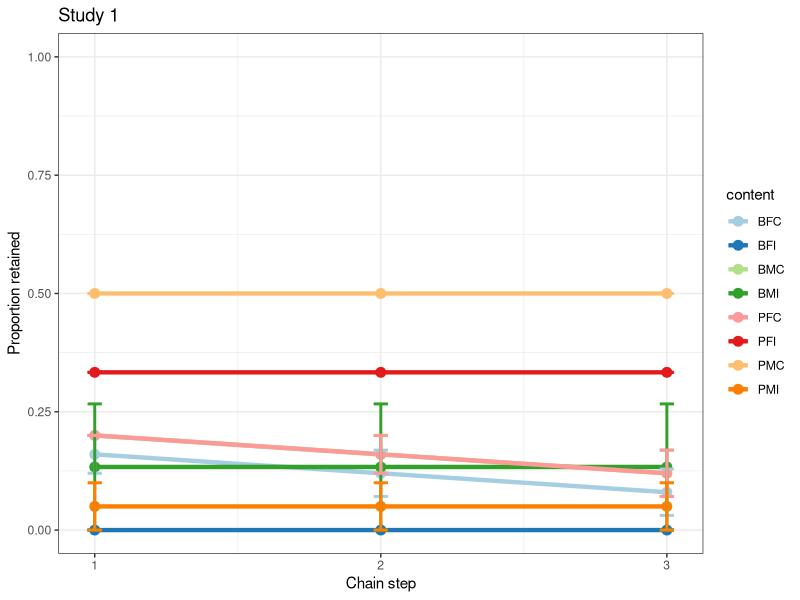
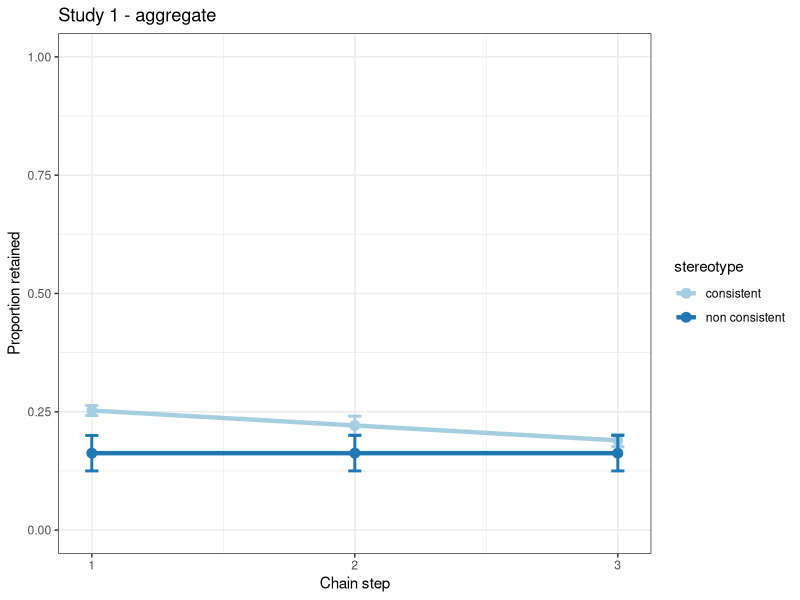
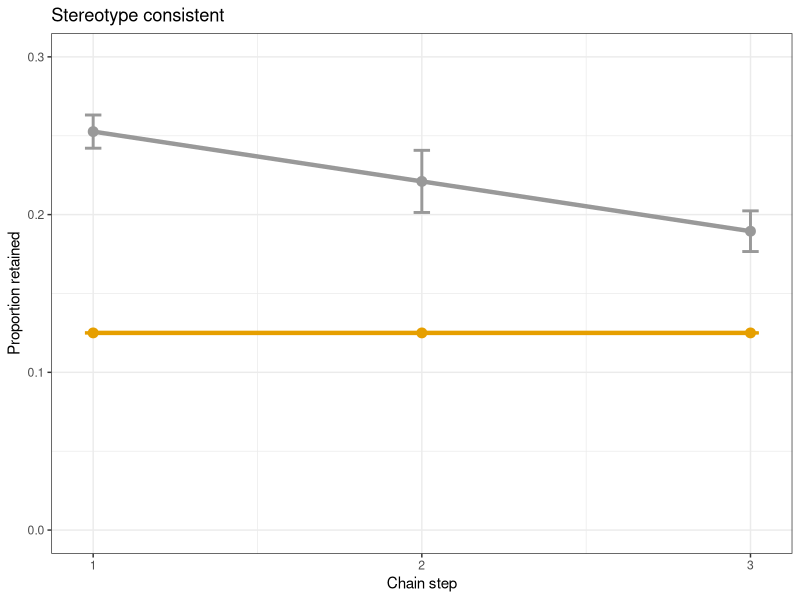
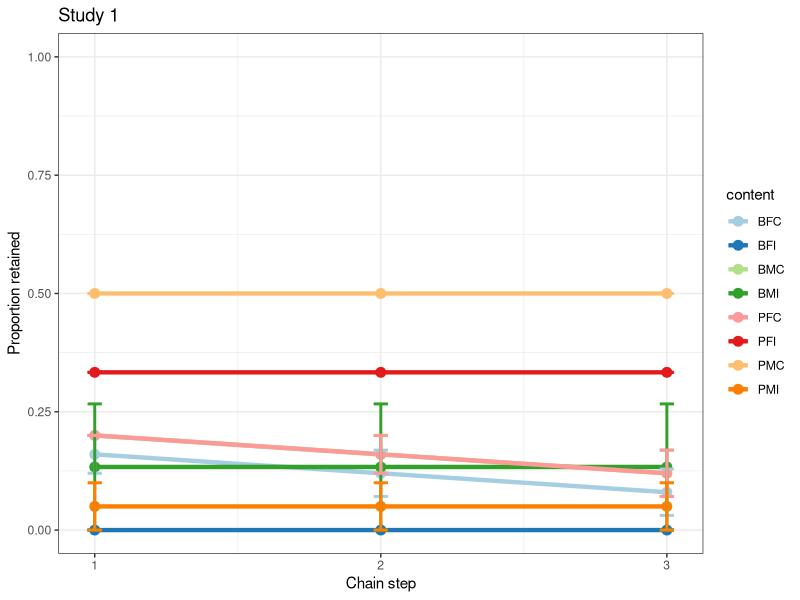
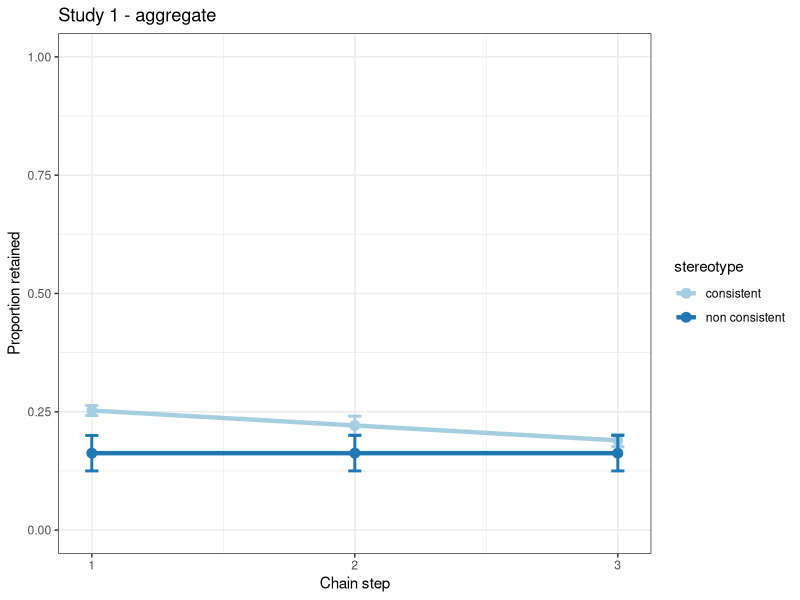
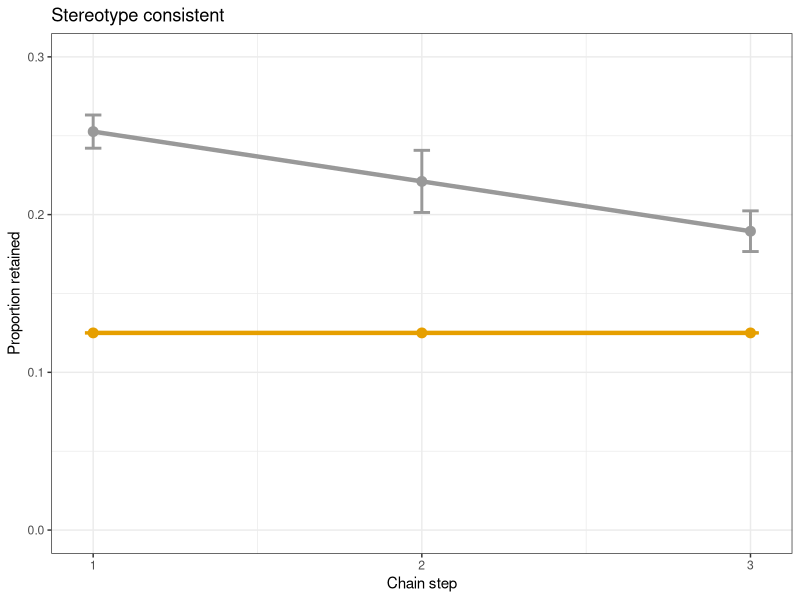

The R source for these figures, in order:
library(tidyverse)
library(lme4) 
library(lmerTest) 
library(RColorBrewer) # with colour-blind-friendly palettes


# # prepare the coding document:
# n_content <- 8
# n_chains <- 5
# n_steps <- 3
# sim_data <- tibble(chain_step = factor(rep(1:n_steps, each = n_chains * n_content)),
#                   chain_id = factor(rep(rep(1:n_chains, each = n_content), n_steps)),
#                   content = rep(c("BMC", "BFC", "PMC", "PFC", "BMI", "PFI", "BFI", "PMI"), n_chains * n_steps),
#                   count =  NA)
# 
# # re-order using chain_id so it is easy to code:
# sim_data <- arrange(sim_data, chain_id)
# 
# # export and code:
# write_csv(sim_data, "study1.csv")

# process output:
sim_data <- read_csv("study1.csv")

# find proportions:

sim_data <- sim_data %>%
  mutate(totals = case_when (content == "BMC" ~ 5, 
                            content == "BFC" ~ 5,
                            content == "PMC" ~ 4, 
                            content == "PFC" ~ 5,
                            content == "BMI" ~ 3,
                            content == "PFI" ~ 6,
                            content == "BFI" ~ 3,
                            content == "PMI" ~ 4)) %>%
  mutate(proportion = count / totals)
                         


# example plot (chains are averaged, content is separated):
sim_data %>%
  ggplot(aes(x=chain_step, y = proportion, colour = content)) +
  stat_summary(fun = mean, geom = "line", size = 1.5, aes(group = content, colour = content)) +
  stat_summary(fun = mean, geom = "point", size = 3) + 
  stat_summary(fun.data = mean_se, geom = "errorbar", width = 0.05, size = 1) + 
  ylim(0,1) +
  scale_color_brewer(palette = "Paired") +
  theme_bw() +
  labs(x = "Chain step", y = "Proportion retained") +
  scale_x_continuous(breaks = c(1,2,3)) +
  labs(title = "Study 1")
ggsave("study1_all_content.pdf", height = 5, width = 6)
  
# group content together
# "PMC", "PFC", "BMC", "BFC" consistent
# group content
data_content_aggr <- sim_data %>%
  add_column(sterotype = NA) %>%
  mutate(stereotype = if_else(content == "PMC" | content == "PFC" | content == "BMC" | content == "BFC", 
                             "consistent", "non consistent")) %>%
  group_by(chain_id, chain_step, stereotype) %>%
  summarise(count = sum(count)) %>%
  add_column(totals = rep(c(19,16), 15)) %>% # I am adding it manually
  mutate(proportion = count / totals)

print(data_content_aggr)

data_content_aggr %>%
  ggplot(aes(x=chain_step, y = proportion, colour = stereotype)) +
  stat_summary(fun = mean, geom = "line", size = 1.5, aes(group = stereotype, colour = stereotype)) +
  stat_summary(fun = mean, geom = "point", size = 3) + 
  stat_summary(fun.data = mean_se, geom = "errorbar", width = 0.05, size = 1) + 
  ylim(0,1) +
  scale_color_brewer(palette = "Paired") +
  labs(x = "Chain step", y = "Proportion retained") +
  scale_x_continuous(breaks = c(1,2,3)) +
  theme_bw() +
  labs(title = "Study 1 - aggregate")
ggsave("study1_aggregate.pdf", height = 5, width = 6)

# change order of levels so the model test consistent content (instead of non consistent)
data_content_aggr$stereotype <- factor(data_content_aggr$stereotype, levels = c("non consistent", "consistent"))

out_model <- lmer(proportion ~ stereotype + (1|chain_step) + (1|chain_id), data = data_content_aggr)

summary(out_model)
#                      Estimate Std. Error       df t value Pr(>|t|)    
# stereotypeconsistent  0.05855    0.01958 24.00000   2.991 0.006338 ** 


# PLOT FOR PUBLICATION
pubPalette <- c("#E69F00", "#999999")
data_content_aggr %>%
  ggplot(aes(x=chain_step, y = proportion, colour = stereotype)) +
  stat_summary(fun = mean, geom = "line", size = 1.5, aes(group = stereotype, colour = stereotype)) +
  stat_summary(fun = mean, geom = "point", size = 3) + 
  stat_summary(fun.data = mean_se, geom = "errorbar", width = 0.05, size = 1) + 
  ylim(0,.3) +
  scale_colour_manual(values = pubPalette) +
  theme_bw() +
  theme(legend.position = "none") +
  labs(x = "Chain step", y = "Proportion retained") +
  scale_x_continuous(breaks = c(1,2,3)) +
  labs(title = "Stereotype consistent")
ggsave("../plot/study1.pdf", height = 4, width = 4)
